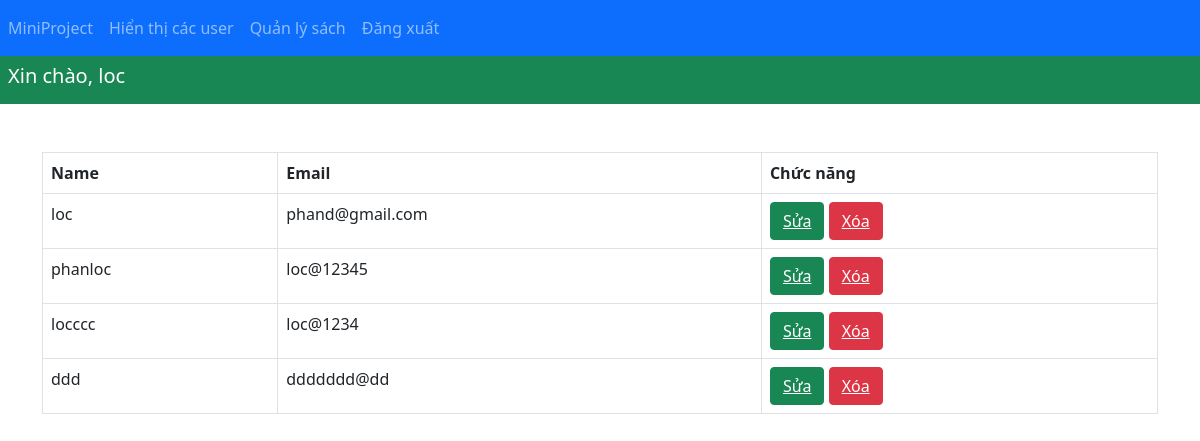
Page /?controller=UserController&action=view_user (signed in) on the committed database.
### tables this page shows
CREATE TABLE `user` (
  `ID` int(11) NOT NULL,
  `name` varchar(255) NOT NULL,
  `email` varchar(255) NOT NULL,
  `password` varchar(255) NOT NULL
);

### controller/UserController.php (called while the page is built, shortened)
<?php
class UserController
{
    public function view_user():void
    {
        require 'models/User.php';
        $arr = (new User())->all();
        require 'views/users/view_user.php';
    }
}

### index.php (called while the page is built)
<?php
require 'route.php';

### models/Connect.php (called while the page is built, shortened)
<?php
class Connect
{
    private $host = 'localhost';
    private $username = 'root';
    private $password = '';
    private $database = 'miniproject';
    public function cnt()
    {
        $conn = mysqli_connect($this->host, $this->username, $this->password,$this->database);
        mysqli_set_charset($conn,'utf8');
        return $conn;
    }
    public function select($sql)
    {
        $conn = $this->cnt();
        $result = mysqli_query($conn,$sql);
        return $result;
    }
}

### models/User.php (called while the page is built, shortened)
<?php
require 'models/UserObject.php';
require_once 'models/Connect.php';
class User
{
    public function all():array
    {
        $sql = "SELECT * FROM user";
        $result = (new Connect())->select($sql);
        $arr = [];
        foreach($result as $row){
            $object = new UserObject($row);
            $arr[] = $object;
        }
        return $arr;
    }
}

### models/UserObject.php (called while the page is built, shortened)
<?php
class UserObject
{
    private $name;
    private $email;
    private $id;
    public function __construct($row){
        $this->id = $row['ID'];
        $this->name = $row['name'];
        $this->email = $row['email'];
    }
    public function getId()
    {
        return $this->id;
    }
    public function getName(){
        return $this->name;
    }
    public function getEmail(){
        return $this->email;
    }
}

### views/users/view_user.php (the view)
<?php
require 'views/layout/header.php';
require 'views/users/page_user.php';
?>
<div class="container">
    <table class="table table-bordered">
        <thead>
        <tr>
            <th>Name</th>
            <th>Email</th>
            <th>Chức năng</th>
        </tr>
        </thead>
        <tbody>
        <?php foreach ($arr as $each) {?>
        <tr>
            <td><?php echo $each->getName() ?></td>
            <td><?php echo $each->getEmail() ?></td>
            <td>
                <button type="button" class="btn btn-success"><a href="?controller=UserController&action=edit_user&ID=<?php echo $each->getId()?>" style="color: white;">Sửa</a></button>
                <button type="button" class="btn btn-danger"><a href="?controller=UserController&action=del_user&ID=<?php echo $each->getId()?>" style="color: white;">Xóa</a></button>
            </td>
        </tr>
            <?php } ?>
        </tbody>
    </table>
</div>

### rows in the picture
user: name "loc", email "phand@gmail.com"
user: name "phanloc", email "loc@12345"
user: name "locccc", email "loc@1234"
user: name "ddd", email "ddddddd@dd"

### other values in the picture
$_SESSION['name'] "loc"
